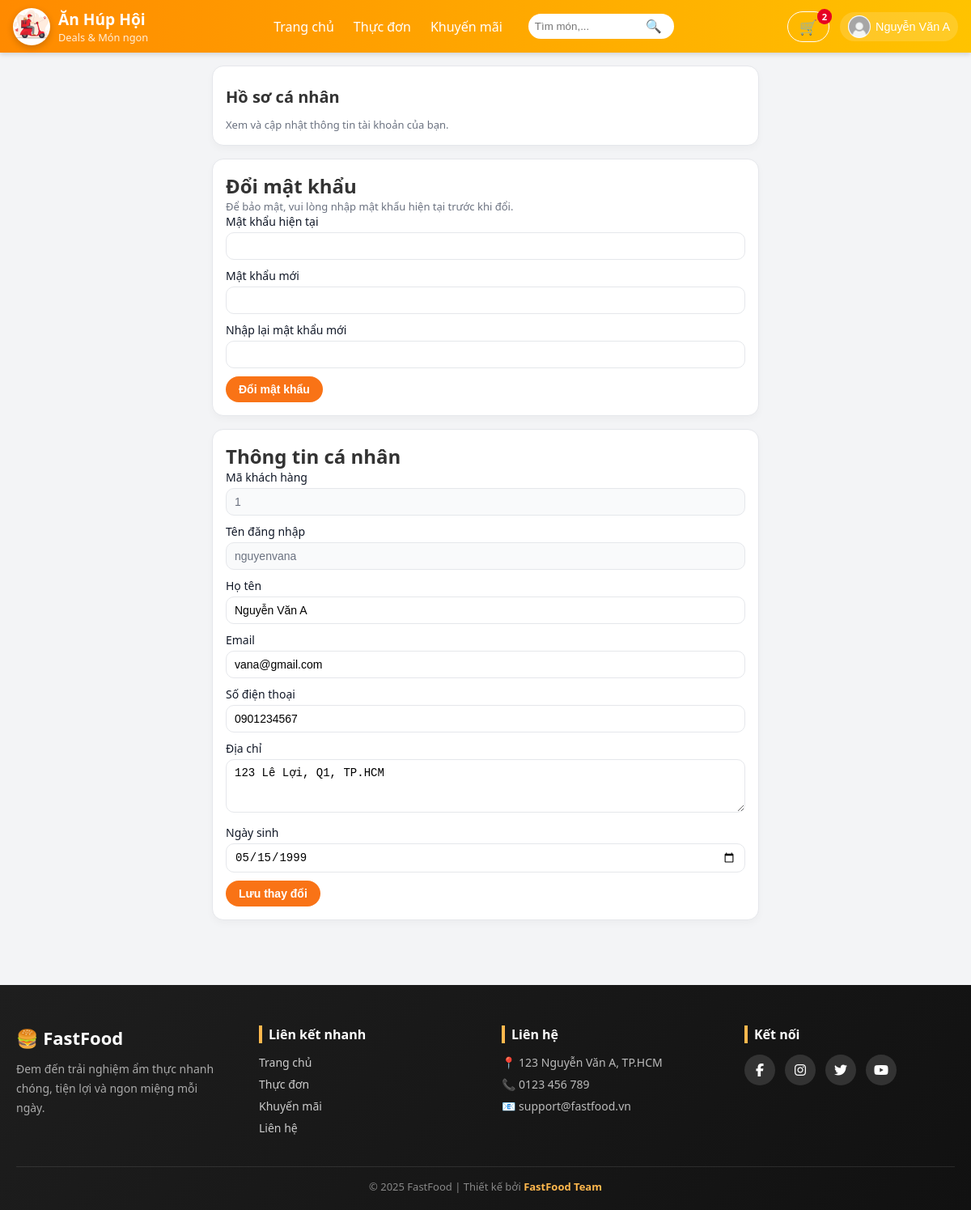
The page /pages/profile.php (signed in) on the database its author committed.
### tables this page shows
CREATE TABLE Users (
  UID INT AUTO_INCREMENT PRIMARY KEY,
  Hoten VARCHAR(100) NOT NULL,
  Taikhoan VARCHAR(50) UNIQUE NOT NULL,
  Matkhau VARCHAR(100) NOT NULL,
  Email VARCHAR(100) UNIQUE,
  DienthoaiKH VARCHAR(15),
  DiachiKH VARCHAR(255),
  Ngaysinh DATE,
  Role ENUM('khach','nhanvien','admin') NOT NULL DEFAULT 'khach'
);

### pages/profile.php (the view, shortened to what this page needs)
<?php
require_once __DIR__ . '/../database/db.php';
$uid = (int)$_SESSION['user_id'];
$sqlUser = "
SELECT UID, Hoten, Taikhoan, Email, DienthoaiKH, DiachiKH, Ngaysinh
FROM Users
WHERE UID = ?
LIMIT 1
";
$stmt2 = $conn->prepare($sqlUser);
$stmt2->bind_param("i", $uid);
$stmt2->execute();
$rsUser = $stmt2->get_result();
$user = $rsUser->fetch_assoc();
?>
<!DOCTYPE html>
<html lang="vi">
<head>
  <link rel="stylesheet" href="/assets/css/profile.css">
</head>
<body>
  <?php include __DIR__ . '/../includes/header.php'; ?>
  <div class="container">
    <div class="card">
      <h1>Hồ sơ cá nhân</h1>
      <div class="subtext">
        Xem và cập nhật thông tin tài khoản của bạn.
      </div>
    </div>
    <div class="card">
      <h2>Đổi mật khẩu</h2>
      <p class="subtext">Để bảo mật, vui lòng nhập mật khẩu hiện tại trước khi đổi.</p>
      <form method="post" action="">
        <div class="form-group">
          <label>Mật khẩu hiện tại</label>
          <input type="password" name="old_password" required>
        </div>
        <div class="form-group">
          <label>Mật khẩu mới</label>
          <input type="password" name="new_password" required>
        </div>
        <div class="form-group">
          <label>Nhập lại mật khẩu mới</label>
          <input type="password" name="new_password_confirm" required>
        </div>
        <button type="submit" class="btn-submit">Đổi mật khẩu</button>
      </form>
    </div>
    <div class="card">
      <h2>Thông tin cá nhân</h2>
      <form method="post" action="">
        <div class="form-group">
          <label>Mã khách hàng</label>
          <input type="text" value="<?php echo (int)$user['UID']; ?>" readonly>
        </div>
        <div class="form-group">
          <label>Tên đăng nhập</label>
          <input type="text" value="<?php echo htmlspecialchars($user['Taikhoan']); ?>" readonly>
        </div>
        <div class="form-group">
          <label>Họ tên</label>
          <input type="text" name="Hoten" required
                 value="<?php echo htmlspecialchars($user['Hoten'] ?? ''); ?>">
        </div>
        <div class="form-group">
          <label>Email</label>
          <input type="email" name="Email"
                 value="<?php echo htmlspecialchars($user['Email'] ?? ''); ?>">
        </div>
        <div class="form-group">
          <label>Số điện thoại</label>
          <input type="text" name="DienthoaiKH"
                 value="<?php echo htmlspecialchars($user['DienthoaiKH'] ?? ''); ?>">
        </div>
        <div class="form-group">
          <label>Địa chỉ</label>
          <textarea name="DiachiKH" rows="3"><?php echo htmlspecialchars($user['DiachiKH'] ?? ''); ?></textarea>
        </div>
        <div class="form-group">
          <label>Ngày sinh</label>
          <input type="date" name="Ngaysinh"
                 value="<?php echo htmlspecialchars($user['Ngaysinh'] ?? ''); ?>">
        </div>
        <button type="submit" class="btn-submit">Lưu thay đổi</button>
      </form>
    </div>
  </div>
  <?php include __DIR__ . '/../includes/footer.php'; ?>
</body>
</html>

### includes/header.php (shortened to what this page needs)
<?php
$userInfo = null;
if (!empty($_SESSION['user_id']) && isset($conn)) {
  $uid = intval($_SESSION['user_id']);
  $sql = "SELECT UID AS id, Hoten AS username, Email AS email, '' AS avatar FROM Users WHERE UID = ?";
  if ($stmt = $conn->prepare($sql)) {
    $stmt->bind_param("i", $uid);
    $stmt->execute();
    $res = $stmt->get_result();
    if ($res && $res->num_rows > 0) {
      $userInfo = $res->fetch_assoc();
    }
  }
}
$cartCount = 0;
if (!empty($_SESSION['user_id']) && isset($conn)) {
  $uid = intval($_SESSION['user_id']);
    $sql = "SELECT SUM(Soluong) AS total FROM Giohang WHERE UID = ?";
    if ($stmt = $conn->prepare($sql)) {
        $stmt->bind_param("i", $uid);
        $stmt->execute();
        $res = $stmt->get_result();
        if ($res && $row = $res->fetch_assoc()) {
            $cartCount = $row['total'];
        }
    }
}
$cssPath = "/assets/css/header.css";
$logo    = '/assets/img/logo.jpg';
$logo_check = $_SERVER['DOCUMENT_ROOT'] . '/assets/img/logo.jpg';
$avatarDefault = "/assets/img/default-avatar.jpg";
?>
<!doctype html>
<html lang="vi">
<head>
  <link rel="stylesheet" href="<?php echo htmlspecialchars($cssPath); ?>">
</head>
<body>
<header class="site-header" role="banner">
  <div class="header-inner">
    <div class="header-left">
      <a href="/index.php" class="brand-link">
        <?php if (file_exists($logo_check)): ?>
          <img src="<?php echo $logo; ?>" alt="Logo" class="brand-logo">
        <?php else: ?>
          <div class="brand-icon">🍜</div>
        <?php endif; ?>
        <div class="brand-text">
          <span class="brand-name">Ăn Húp Hội</span>
          <small class="brand-slogan">Deals &amp; Món ngon</small>
        </div>
      </a>
    </div>
    <div class="header-center">
      <nav class="main-nav" aria-label="Primary navigation">
        <ul class="nav-list">
          <li><a href="/index.php">Trang chủ</a></li>
          <li><a href="/pages/menu.php">Thực đơn</a></li>
          <li><a href="/pages/deals.php">Khuyến mãi</a></li>
        </ul>
      </nav>
      <div class="search-wrap">
        <input id="header-search" class="search-input" type="search" placeholder="Tìm món,..." aria-label="Tìm kiếm">
        <button id="search-btn" class="search-btn" aria-label="Tìm">🔍</button>
      </div>
    </div>
    <div class="header-right">
      <div class="action-item">
        <a href="/pages/cart.php" class="btn-ghost cart-btn" aria-label="Giỏ hàng">
          🛒
          <?php if ( $cartCount > 0): ?>
            <span class="badge" id="cartBadge"><?php echo $cartCount; ?></span>
          <?php endif; ?>
        </a>
      </div>
      <div class="action-item dropdown" id="accountWrap">
        <?php if ($userInfo): ?>
          	<button id="accountBtn" class="account-btn" aria-haspopup="true" aria-expanded="false">
            <img class="avatar" src="<?php echo (!empty($userInfo['avatar']) && file_exists($userInfo['avatar'])) ? htmlspecialchars($userInfo['avatar']) : $avatarDefault; ?>" alt="avatar">
            <div>
              <span class="username"><?php echo htmlspecialchars($userInfo['username']); ?></span>
            </div>
          </button>
        <?php else: ?>
          <a href="/pages/login.php" class="btn btn-primary">Đăng nhập</a>
        <?php endif; ?>
      </div>
    </div>
  </div>
</header>
</body>
</html>

### assets/css/profile.css (style rules this page uses)
:root { --primary: #f97316; --primary-dark: #ea580c; --primary-soft: #fff7ed; --border-soft: #e5e7eb; --text-main: #111827; --text-sub: #6b7280; --bg-page: #f3f4f6; }
body { margin: 0; font-family: system-ui, -apple-system, "Segoe UI", Roboto, Arial, sans-serif; background: var(--bg-page); color: var(--text-main); }
.container { max-width: 700px; margin: 16px auto 32px; padding: 0 12px 24px; }
.card { background: #ffffff; border-radius: 14px; padding: 16px; border: 1px solid var(--border-soft); box-shadow: 0 4px 10px rgba(0,0,0,0.03); margin-bottom: 16px; }
h1 { font-size: 20px; margin: 8px 0 12px; }
.subtext { color: var(--text-sub); font-size: 13px; }
.form-group { margin-bottom: 10px; }
.form-group label { display: block; font-size: 14px; margin-bottom: 4px; color: var(--text-main); font-weight: 500; }
.form-group input, .form-group textarea { width: 100%; padding: 8px 10px; border-radius: 10px; border: 1px solid var(--border-soft); font-size: 14px; box-sizing: border-box; outline: none; }
.form-group input[readonly] { background: #f9fafb; color: var(--text-sub); }
.btn-submit { display: inline-flex; align-items: center; justify-content: center; padding: 8px 16px; border-radius: 999px; border: none; background: var(--primary); color: #ffffff; font-size: 14px; font-weight: 600; cursor: pointer; transition: all 0.18s ease; }

### assets/css/header.css (style rules this page uses)
* { box-sizing: border-box; margin: 0; padding: 0; }
body { font-family: "Segoe UI", Roboto, Arial, sans-serif; color: #333; }
.site-header { position: sticky; top: 0; width: 100%; z-index: 1000; background: linear-gradient(90deg, #ff8a00, #ffc300); box-shadow: 0 2px 6px rgba(0,0,0,0.15); }
.header-inner { max-width: 1280px; margin: 0 auto; padding: 0.6rem 1rem; display: flex; align-items: center; justify-content: space-between; }
.brand-link { display: flex; align-items: center; gap: 10px; text-decoration: none; color: #fff; }
.brand-logo { width: 46px; height: 46px; border-radius: 50%; object-fit: cover; box-shadow: 0 3px 8px rgba(0,0,0,0.2); }
.brand-text { display: flex; flex-direction: column; }
.brand-name { font-size: 1.2rem; font-weight: bold; }
.brand-slogan { font-size: 0.8rem; opacity: 0.85; }
.header-center { flex: 1; display: flex; align-items: center; justify-content: center; gap: 2rem; }
.main-nav .nav-list { list-style: none; display: flex; gap: 1.5rem; }
.main-nav .nav-list a { color: #fff; text-decoration: none; font-weight: 500; transition: opacity 0.2s; }
.search-wrap { position: relative; display: flex; align-items: center; }
.search-input { padding: 0.5rem 2.5rem 0.5rem 0.5rem; border-radius: 20px; border: none; outline: none; width: 180px; transition: width 0.3s; }
.search-btn { margin-left: -35px; background: none; border: none; cursor: pointer; font-size: 1rem; }
.header-right { display: flex; align-items: center; gap: 0.8rem; }
.action-item { text-decoration: none; position: relative; }
.btn-ghost { text-decoration: none; position: relative; background: rgba(255,255,255,0.15); border: none; color: #fff; font-size: 18px; width: 40px; height: 40px; border-radius: 50%; cursor: pointer; display: flex; align-items: center; justify-content: center; transition: background .25s, transform .2s; }
.badge { position: absolute; top: -4px; right: -4px; background: #e60023; color: #fff; font-size: 0.7rem; font-weight: bold; padding: 2px 6px; border-radius: 12px; }
.account-btn { display: flex; align-items: center; gap: 6px; padding: 4px 10px; background: rgba(255,255,255,0.15); border: none; border-radius: 20px; cursor: pointer; color: #fff; transition: background 0.2s; }
.avatar { width: 28px; height: 28px; border-radius: 50%; object-fit: cover; }
.username { font-size: 0.9rem; font-weight: 500; }
.btn-ghost { background: transparent; border: 1px solid #fff; color: #fff; width: auto; height: auto; padding: 6px 14px; border-radius: 20px; }

### rows shown on the page
users: Hoten "Nguyễn Văn A", UID "1", Taikhoan "nguyenvana", Email "vana@gmail.com", DienthoaiKH "0901234567", DiachiKH "123 Lê Lợi, Q1, TP.HCM", Ngaysinh "05/15/1999"

### other values the page prints
$cartCount "2"
